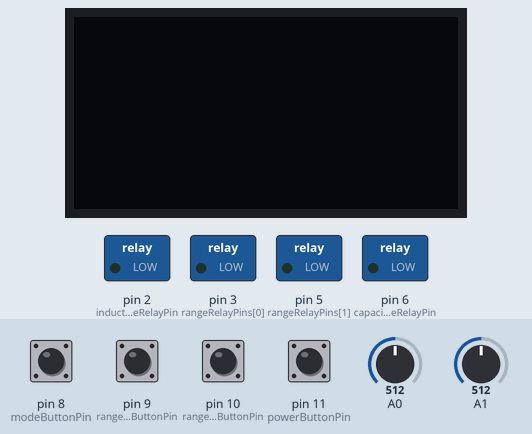
This sketch was run on a simulated Arduino Uno, built with avr-gcc and run on an emulated ATmega328P. On the bench: 128×64 one-colour display, switched loads named in the sketch (green lamp = pin HIGH). Dashed ring = blinking. The inputs (shaded band) are chosen by the test bench; at power-on: pin 8 (modeButtonPin), pin 9 (rangeUpButtonPin), pin 10 (rangeDownButtonPin), pin 11 (powerButtonPin) HIGH, A1 = 512, A0 = 512. What the sketch prints to the serial monitor is not drawn.

Above: at 1.2 s.
1.3 s: pin 11 (powerButtonPin) pulled LOW for 0.15 s
At 2.7 s:
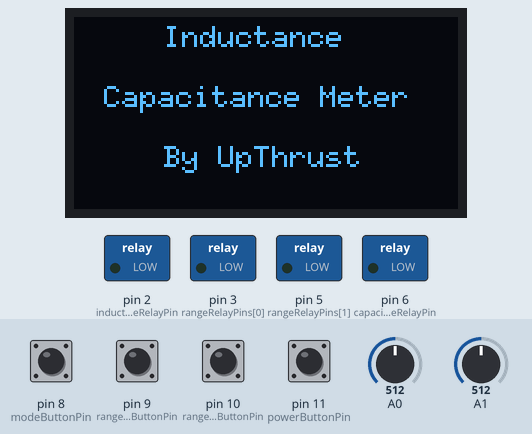
4.4 s: pin 8 (modeButtonPin) pulled LOW for 0.15 s
At 6.8 s:
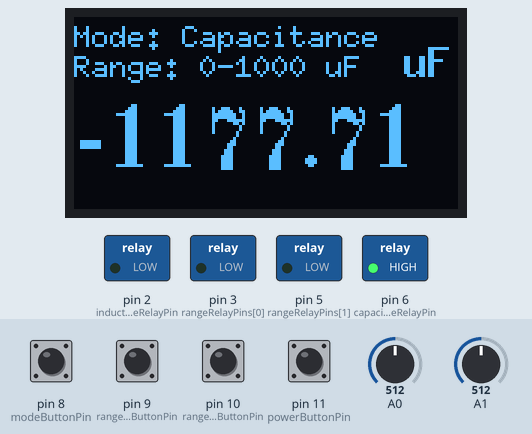
7.5 s: pin 9 (rangeUpButtonPin) pulled LOW for 1 s
At 8.55 s:
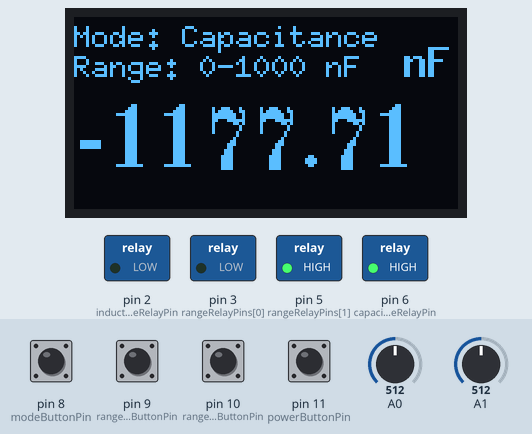
10.8 s: pin 11 (powerButtonPin) pulled LOW for 1 s
At 12.0 s:
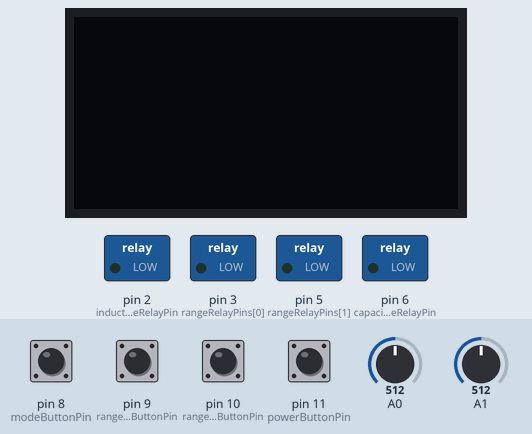
13.3 s: pin 11 (powerButtonPin) pulled LOW for 0.15 s
At 15.79 s:
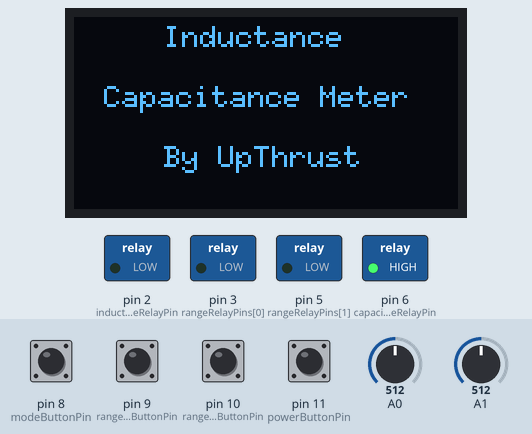
16.4 s: A1 set to 716
At 19.6 s:
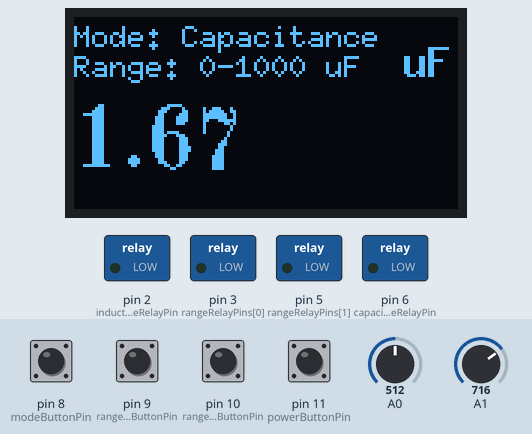
Timing chart, 0 to 20.4 s (numbered marks = the images above; inputs shaded):
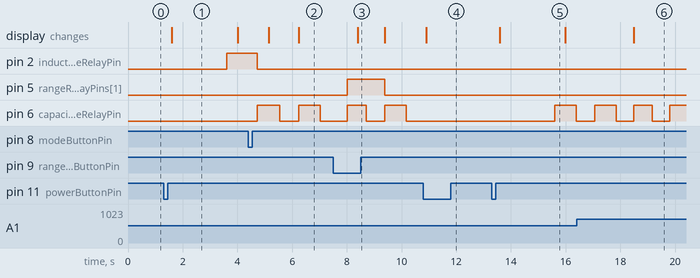

The sketch:

inductcapmeter.ino
```cpp
#include "U8glib.h"
#include <math.h>

// Create an OLED display object
U8GLIB_SSD1306_128X64 u8g(U8G_I2C_OPT_NONE | U8G_I2C_OPT_DEV_0);

// Button pins
const int powerButtonPin = 11;
const int modeButtonPin = 8;
const int rangeUpButtonPin = 9;
const int rangeDownButtonPin = 10;

// Relay pins
const int inductanceRelayPin = 2;
const int capacitanceRelayPin = 6;
const int rangeRelayPins[] = {3, 5};

// Modes and ranges
enum Mode { INDUCTANCE, CAPACITANCE };
Mode currentMode = INDUCTANCE;

const char* inductanceRanges[] = {"350-500 uH", "500-1000 uH"};
const char* capacitanceRanges[] = {"0-1000 uF", "0-1000 nF"};
int currentRangeIndex = 0;
int analogValue;
double value;

// State variables
bool displayOn = false;
bool relayState = false;                  // For relay state in capacitance mode
unsigned long lastDebounceTime = 0;       // For debounce timing
const unsigned long debounceDelay = 300;  // 300ms debounce delay
unsigned long lastCycleTime = 0;          // For capacitance relay cycle timing
unsigned long relayOnTime = 0;            // For capacitance relay on timing
unsigned long relayOnDelay = 0;   // Relay on duration for capacitance (ms)
const unsigned long relayOffDelay = 500; // Relay off duration for capacitance (ms)

void setup() {
  Serial.begin(115200);

  // Initialize button pins
  pinMode(powerButtonPin, INPUT_PULLUP);
  pinMode(modeButtonPin, INPUT_PULLUP);
  pinMode(rangeUpButtonPin, INPUT_PULLUP);
  pinMode(rangeDownButtonPin, INPUT_PULLUP);

  // Initialize relay pins
  pinMode(inductanceRelayPin, OUTPUT);
  pinMode(capacitanceRelayPin, OUTPUT);
  for (int i = 0; i < 2; i++) {
    pinMode(rangeRelayPins[i], OUTPUT);
  }

  Serial.println("System Initialized.");
}

void loop() {
  // Handle power button press
  handlePowerButton();

  if (!displayOn) {
    // Turn off all relays and clear the display if the system is off
    deactivateRelays();
    clearDisplay();
    return;
  }

  // Handle button presses for mode and range selection
  if (digitalRead(modeButtonPin) == LOW) {
    toggleMode();
    delay(300); // Debounce delay
  }

  if (digitalRead(rangeUpButtonPin) == LOW) {
    changeRange(1);
    delay(300); // Debounce delay
  }

  if (digitalRead(rangeDownButtonPin) == LOW) {
    changeRange(-1);
    delay(300); // Debounce delay
  }

  // Perform measurements based on the current mode
  if (currentMode == INDUCTANCE) {
    handleInductanceMode();
  } else if (currentMode == CAPACITANCE) {
    handleCapacitanceMode();
  }
}

// Function to handle inductance mode
void handleInductanceMode() {
  digitalWrite(inductanceRelayPin, HIGH);
  digitalWrite(capacitanceRelayPin, LOW);
  digitalWrite(rangeRelayPins[0], (currentRangeIndex == 1) ? HIGH : LOW);
  digitalWrite(rangeRelayPins[1], LOW);

  analogValue = analogRead(A0); // Read inductance analog value
  value = calculateValue(analogValue); // Calculate inductance

  // Update the display
  u8g.firstPage();
  do {
    updateDisplay(value);
  } while (u8g.nextPage());
}

// Function to handle capacitance mode with relay cycling
void handleCapacitanceMode() {
  unsigned long currentTime = millis();

  // Set relay on time based on the range index
  unsigned long relayOnDelay = (currentRangeIndex == 0) ? 550 : 140;

  if (!relayState) {
    // Relay is off
    if (currentTime - lastCycleTime >= relayOffDelay) {
      digitalWrite(capacitanceRelayPin, HIGH); // Turn on capacitance relay
      digitalWrite(inductanceRelayPin, LOW);
      digitalWrite(rangeRelayPins[1], (currentRangeIndex == 1) ? HIGH : LOW);
      digitalWrite(rangeRelayPins[0], LOW);

      relayOnTime = currentTime;
      relayState = true; // Relay is now on
    }
  } else {
    // Relay is on
    if (currentTime - relayOnTime >= relayOnDelay) {
      analogValue = analogRead(A1); // Read capacitance analog value
      value = calculateValue(analogValue); // Calculate capacitance

      digitalWrite(capacitanceRelayPin, LOW); // Turn off capacitance relay
      relayState = false; // Relay is now off
      delay(300);
      lastCycleTime = currentTime;
    }
  }

  // Update the display
  u8g.firstPage();
  do {
    updateDisplay(value);
  } while (u8g.nextPage());
}

// Function to calculate the inductance or capacitance
double calculateValue(int analogValue) {
  double calculatedValue = 0.0;
  if (currentMode == INDUCTANCE) {
    if (currentRangeIndex == 0) {
      calculatedValue= analogValue; // derive the function for this range
    } else {
      float x = analogValue;
      calculatedValue=7.15813E-09 * pow(x, 4)
                      -2.79687E-05 * pow(x, 3)
                      +0.03876 * pow(x, 2)
                      -21.85148 * x
                      +4773.77078;
    }
  } else if (currentMode == CAPACITANCE) {
    if (currentRangeIndex == 0) {
      float x = analogValue;
      calculatedValue=1.752E-07 * pow(x, 4)
                      -2.197E-04 * pow(x, 3)
                      +0.08526 * pow(x, 2)
                      -14.849 * x
                      +1522.55;
    } else {
      float x = analogValue;
      calculatedValue =5.675E-06 * pow(x, 4)
                      -9.183E-03 * pow(x, 3)
                      +5.537 * pow(x, 2)
                      -1478.216 * x
                      +148142.413;
    }
  }
  return calculatedValue;
}

// Function to handle power button with debounce
void handlePowerButton() {
  static bool lastButtonState = HIGH;
  bool currentButtonState = digitalRead(powerButtonPin);

  if (currentButtonState != lastButtonState && currentButtonState == LOW) {
    unsigned long currentTime = millis();
    if (currentTime - lastDebounceTime > debounceDelay) {
      displayOn = !displayOn; // Toggle display state
      lastDebounceTime = currentTime;

      if (displayOn) {
        u8g.firstPage();
        do {
          showWelcomeScreen();
        } while (u8g.nextPage());
        delay(2000);
      }
    }
  }
  lastButtonState = currentButtonState;
}

// Function to toggle between modes
void toggleMode() {
  currentMode = (currentMode == INDUCTANCE) ? CAPACITANCE : INDUCTANCE;
  currentRangeIndex = 0; // Reset range on mode change
}

// Function to change range
void changeRange(int direction) {
  if (direction == 1) {
    currentRangeIndex = (currentRangeIndex == 1) ? 0 : currentRangeIndex + 1;
  } else if (direction == -1) {
    currentRangeIndex = (currentRangeIndex == 0) ? 1 : currentRangeIndex - 1;
  }
}

// Function to deactivate all relays
void deactivateRelays() {
  digitalWrite(inductanceRelayPin, LOW);
  digitalWrite(capacitanceRelayPin, LOW);
  for (int i = 0; i < 2; i++) {
    digitalWrite(rangeRelayPins[i], LOW);
  }
}

// Function to clear the display
void clearDisplay() {
  u8g.firstPage();
  do {
    u8g.setFont(u8g_font_6x10);
    u8g.setPrintPos(0, 10);
    u8g.print("");
  } while (u8g.nextPage());
}

// Function to show welcome screen
void showWelcomeScreen() {
  u8g.setFont(u8g_font_6x10);
  u8g.setPrintPos(30, 10);
  u8g.print("Inductance");
  u8g.setPrintPos(10, 30);
  u8g.print("Capacitance Meter");
  u8g.setPrintPos(30, 50);
  u8g.print("By UpThrust");
}

// Function to update the display
void updateDisplay(double value) {
  u8g.setFont(u8g_font_6x10);
  if (currentMode == INDUCTANCE) {
    u8g.setPrintPos(0, 10);
    u8g.print("Mode: Inductance");
    u8g.setPrintPos(0, 20);
    u8g.print("Range: ");
    u8g.print(inductanceRanges[currentRangeIndex]);
  } else {
    u8g.setPrintPos(0, 10);
    u8g.print("Mode: Capacitance");
    u8g.setPrintPos(0, 20);
    u8g.print("Range: ");
    u8g.print(capacitanceRanges[currentRangeIndex]);
  }
  u8g.setFont(u8g_font_osb21);
  u8g.setPrintPos(0, 50);
  u8g.print(value, 2);

  u8g.setFont(u8g_font_8x13B);
  u8g.setPrintPos(110, 20);
  if (currentMode == INDUCTANCE){
    u8g.print("uH");
  }else{
    if (currentRangeIndex == 0){
      u8g.print("uF");
    }else{
      u8g.print("nF");
    }
  }
}
```

Measured:
- after the input at 1.3 s, pin 2 (inductanceRelayPin): LOW → HIGH after 2.3 s; the display: changes after 0.30 s (image 1)
- after the input at 4.4 s, pin 2 (inductanceRelayPin): HIGH → LOW after 0.33 s; pin 6 (capacitanceRelayPin): alternates HIGH for 0.80 s and LOW for 0.69 s, starting after 0.33 s; the display: first changes after 0.74 s (image 2 shows a later state)
- after the input at 7.5 s, pin 5 (rangeRelayPins[1]): LOW → HIGH after 0.51 s, → LOW 1.4 s later; the display: changes after 0.90 s (image 3)
- after the input at 10.8 s, pin 6 (capacitanceRelayPin): stops changing and stays LOW; the display: changes after 0.10 s (image 4)
- after the input at 13.3 s, pin 6 (capacitanceRelayPin): LOW → HIGH after 2.3 s, → LOW 0.78 s later; the display: changes after 0.30 s (image 5)
- after the input at 16.4 s, the display: changes after 2.1 s (image 6)
- what the display in image 1 shows lasts 2.4 s, from 1.6 s to 4.0 s
